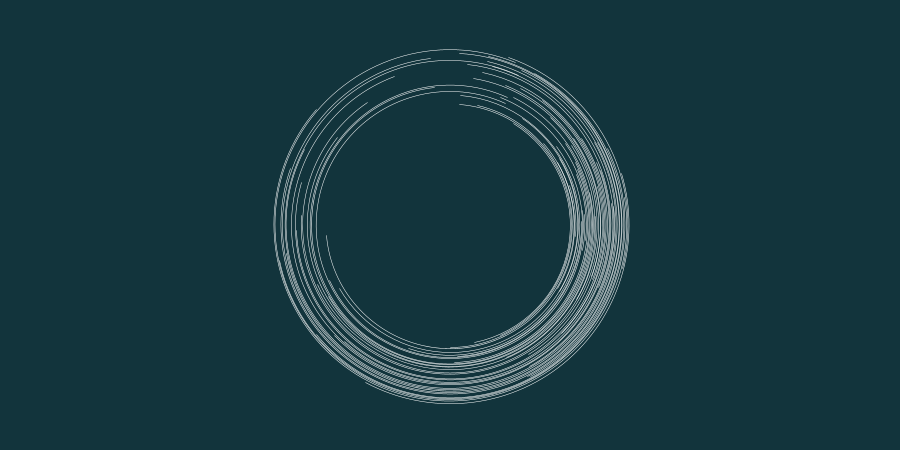
Frame 1 (no input)
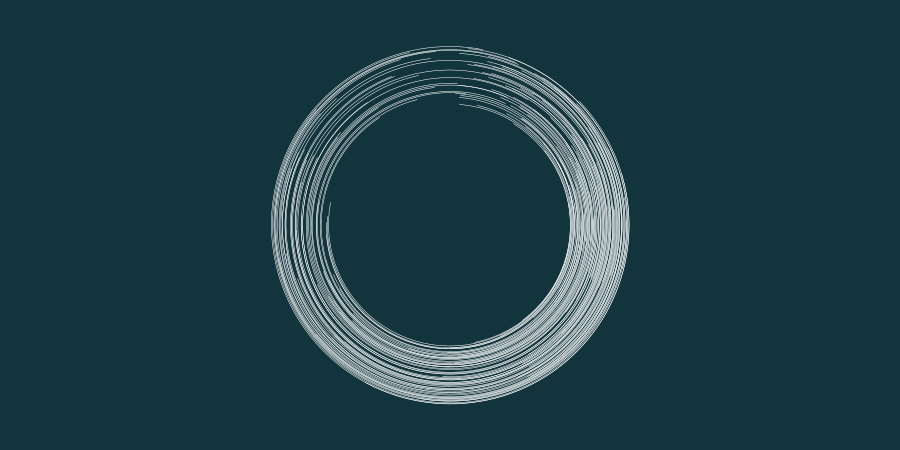
Frame 2 (the mouse pressed at the canvas centre, redrawn once)

The Processing sketch that drew these frames (run headless with seeded random() and noise(); the mouse was pressed at the canvas centre and the sketch redrawn once):

// Processing sketch: processing_53559
// ── processing_53559.pde

int limite = 120;
int ancho = 240;
float step = 2.5;
 
void setup(){
  size(900,450);
   
  background(#12343C);
   
  noFill();
  smooth();
  strokeWeight(0.50);
  strokeCap(ROUND);
  stroke(#FFFFFF);
  noLoop();
}
 
void draw(){
  for(float i = 0; i < limite; i=i+step){
     
    float f1 = random(90);
    float f2 = random(360-f1);
     
    arc(width/2, height/2, ancho+i,ancho+i,   radians(-f1), radians(f2));
  }
}

                
                
